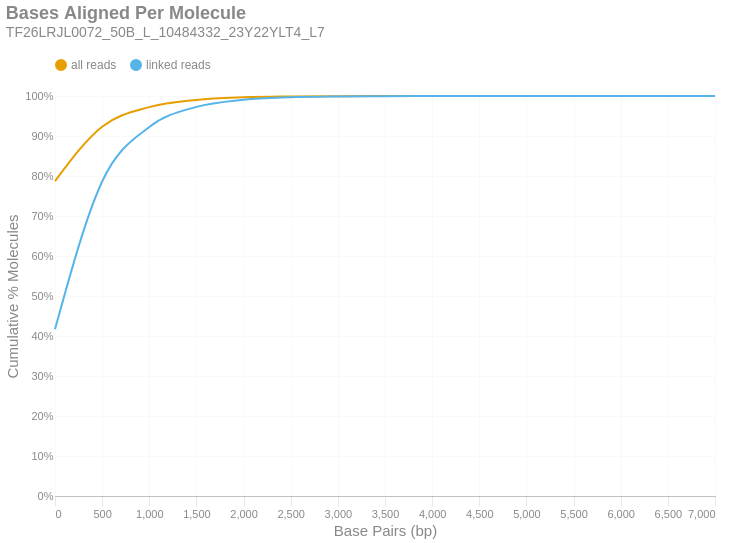

The notebook cell saved with this chart:
### Markdown cell above
### Bases Aligned Per Molecule
This is a cumulative frequency distribution showing the number of base pairs aligned per unique molecule. These data are shown in 500 bp bins. There are two distributions: one with `all reads` (yellow) and another with only `linked reads` (blue). The percent of molecules in the `linked reads` distribution is relative to the total number of linked molecules.

### Code cell
if SKIPLR:
    print_html(f"Skipped")
else:
    binned_df = consolidated_hist(valids['aligned_bp'], mask, 500, True)
    with SafeRender(binned_df):
        (
            density_plot(binned_df, 'Bases Aligned Per Molecule', samplename, 'basesper')
            .encode(
                x=alt.X('bin:Q', title="Base Pairs (bp)").axis(tickMinStep=500).scale(padding=0),
                y=alt.Y('value:Q', title='Cumulative % Molecules')
                    .axis(format='%')
                    .scale(domain = [0,1])
                    .stack(False),
                color=alt.Color("key:N").scale(domain = ["all reads", "linked reads"]),
                tooltip = [
                    alt.Tooltip("key:N", title = "Data Type"),
                    alt.Tooltip("range_label:N", title="Bases Aligned Per Molecule"),
                    alt.Tooltip("value:Q", format = ".2%", title="% Molecules (Cum.)")
                ]
            )
        ).display()

### Figure 1 — Vega-Lite specification as saved in the notebook (floating-point values rounded to 4 significant figures)
{"width": "container", "height": 400, "config": {"title": {"anchor": "start", "dy": -15, "fontSize": 18, "color": "#888888", "subtitleColor": "#888888", "subtitleFontSize": 14}, "arc": {"fill": "#0072B2"}, "axis": {"domainColor": "#888888", "domainWidth": 0.5, "gridWidth": 0.2, "grid": false, "titleFontWeight": 400, "titleFontSize": 15, "labelFontSize": 11, "labelColor": "#888888", "tickColor": "#888888", "tickWidth": 0.2, "titleColor": "#888888"}, "axisBand": {"grid": false}, "axisX": {"grid": true, "tickSize": 10, "domainCap": "round"}, "axisY": {"domain": false, "grid": true, "tickSize": 0, "domainCap": "round"}, "background": "transparent", "header": {"labelFontSize": 15, "labelColor": "#888888", "titleFontSize": 15, "titleFontWeight": 600, "titleColor": "#888888"}, "legend": {"labelFont": "sans-serif", "labelFontSize": 12, "labelColor": "#888888", "symbolSize": 100, "symbolType": "circle", "titleFontSize": 12, "titlePadding": 10, "titleColor": "#888888", "title": null, "orient": "top"}, "range": {"category": ["#E69F00", "#56B4E9", "#009E73", "#F0E442", "#0072B2", "#D55E00", "#CC79A7", "#000000"], "diverging": ["#cfe8f3", "#a2d4ec", "#73bfe2", "#46abdb", "#1696d2", "#12719e"]}, "area": {"fill": "#0072B2", "fillOpacity": 0.7, "line": true, "strokeOpacity": 0.7}, "line": {"color": "#0072B2", "stroke": "#0072B2", "strokeWidth": 2}, "trail": {"color": "#0072B2", "stroke": "#0072B2", "strokeWidth": 0, "size": 1}, "point": {"filled": true, "fillOpacity": 1.0, "size": 95}, "text": {"color": "#888888", "fontSize": 11, "align": "right", "fontWeight": 400, "size": 11}, "bar": {"fill": "#0072B2", "stroke": null}, "view": {"stroke": null, "continuousWidth": 660, "continuousHeight": 400}}, "data": {"name": "data-9cdc8114a4c71b62888ac17c6487329e"}, "mark": {"type": "line", "interpolate": "monotone", "point": {"opacity": 0, "size": 275}}, "encoding": {"color": {"field": "key", "scale": {"domain": ["all reads", "linked reads"]}, "type": "nominal"}, "tooltip": [{"field": "key", "title": "Data Type", "type": "nominal"}, {"field": "range_label", "title": "Bases Aligned Per Molecule", "type": "nominal"}, {"field": "value", "format": ".2%", "title": "% Molecules (Cum.)", "type": "quantitative"}], "x": {"axis": {"tickMinStep": 500}, "field": "bin", "scale": {"padding": 0}, "title": "Base Pairs (bp)", "type": "quantitative"}, "y": {"axis": {"format": "%"}, "field": "value", "scale": {"domain": [0, 1]}, "stack": false, "title": "Cumulative % Molecules", "type": "quantitative"}}, "params": [{"name": "param_c36ac31b6afebe62", "select": {"type": "point", "fields": ["key"]}, "bind": "legend"}], "title": {"text": "Bases Aligned Per Molecule", "subtitle": "TF26LRJL0072_50B_L_10484332_23Y22YLT4_L7"}, "transform": [{"fold": ["all reads (cumsum)", "linked reads (cumsum)"]}, {"calculate": "replace(datum.key, ' (cumsum)', '')", "as": "key"}, {"filter": {"param": "param_c36ac31b6afebe62"}}], "usermeta": {"embedOptions": {"downloadFileName": "TF26LRJL0072_50B_L_10484332_23Y22YLT4_L7.basesper"}}, "$schema": "https://vega.github.io/schema/vega-lite/v6.4.1.json", "datasets": {"data-9cdc8114a4c71b62888ac17c6487329e": [{"bin": "0.0", "interval": "0.0-500.0", "all reads": 0.7873, "linked reads": 0.4168, "all reads (cumsum)": 0.7873, "linked reads (cumsum)": 0.4168, "range_label": "0-499"}, {"bin": "500.0", "interval": "500.0-1000.0", "all reads": 0.1359, "linked reads": 0.3695, "all reads (cumsum)": 0.9232, "linked reads (cumsum)": 0.7862, "range_label": "500-999"}, {"bin": "1000.0", "interval": "1000.0-1500.0", "all reads": 0.04898, "linked reads": 0.1363, "all reads (cumsum)": 0.9722, "linked reads (cumsum)": 0.9225, "range_label": "1000-1499"}, {"bin": "1500.0", "interval": "1500.0-2000.0", "all reads": 0.01803, "linked reads": 0.05031, "all reads (cumsum)": 0.9903, "linked reads (cumsum)": 0.9728, "range_label": "1500-1999"}, {"bin": "2000.0", "interval": "2000.0-2500.0", "all reads": 0.006405, "linked reads": 0.01788, "all reads (cumsum)": 0.9967, "linked reads (cumsum)": 0.9907, "range_label": "2000-2499"}, {"bin": "2500.0", "interval": "2500.0-3000.0", "all reads": 0.002153, "linked reads": 0.00601, "all reads (cumsum)": 0.9988, "linked reads (cumsum)": 0.9967, "range_label": "2500-2999"}, {"bin": "3000.0", "interval": "3000.0-3500.0", "all reads": 0.000772, "linked reads": 0.002155, "all reads (cumsum)": 0.9996, "linked reads (cumsum)": 0.9988, "range_label": "3000-3499"}, {"bin": "3500.0", "interval": "3500.0-4000.0", "all reads": 0.0002723, "linked reads": 0.0007601, "all reads (cumsum)": 0.9999, "linked reads (cumsum)": 0.9996, "range_label": "3500-3999"}, {"bin": "4000.0", "interval": "4000.0-4500.0", "all reads": 9.324e-05, "linked reads": 0.0002603, "all reads (cumsum)": 1.0, "linked reads (cumsum)": 0.9999, "range_label": "4000-4499"}, {"bin": "4500.0", "interval": "4500.0-5000.0", "all reads": 4.009e-05, "linked reads": 0.0001119, "all reads (cumsum)": 1.0, "linked reads (cumsum)": 1.0, "range_label": "4500-4999"}, {"bin": "5000.0", "interval": "5000.0-5500.0", "all reads": 5.594e-06, "linked reads": 1.562e-05, "all reads (cumsum)": 1.0, "linked reads (cumsum)": 1.0, "range_label": "5000-5499"}, {"bin": "5500.0", "interval": "5500.0-6000.0", "all reads": 2.797e-06, "linked reads": 7.809e-06, "all reads (cumsum)": 1.0, "linked reads (cumsum)": 1.0, "range_label": "5500-5999"}, {"bin": "6000.0", "interval": "6000.0-6500.0", "all reads": 0.0, "linked reads": 0.0, "all reads (cumsum)": 1.0, "linked reads (cumsum)": 1.0, "range_label": "6000-6499"}, {"bin": "6500.0", "interval": "6500.0-7000.0", "all reads": 0.0, "linked reads": 0.0, "all reads (cumsum)": 1.0, "linked reads (cumsum)": 1.0, "range_label": "6500-6999"}, {"bin": "7000.0", "interval": "7000.0-7500.0", "all reads": 9.324e-07, "linked reads": 2.603e-06, "all reads (cumsum)": 1.0, "linked reads (cumsum)": 1.0, "range_label": "7000-7499"}]}}
